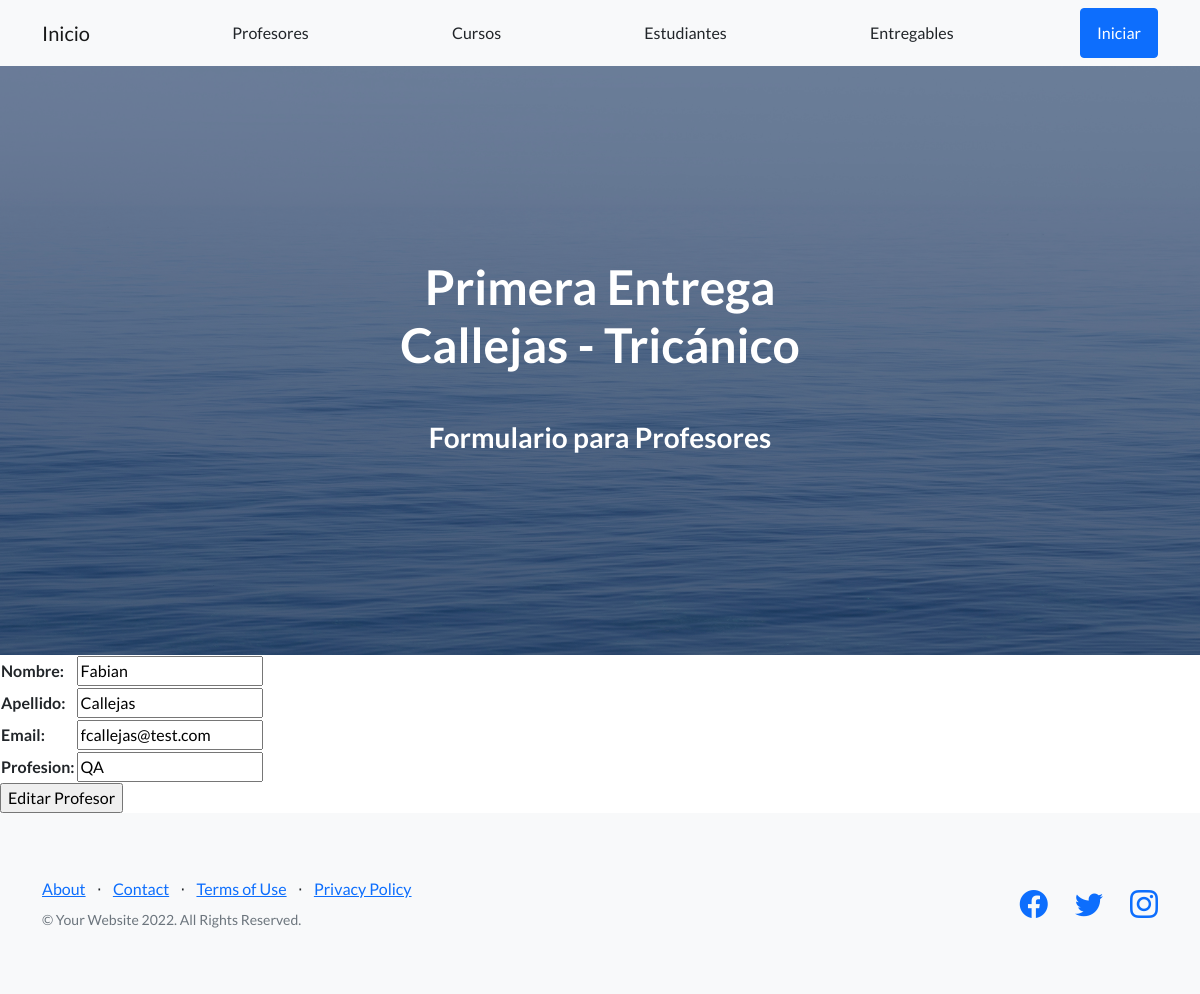
/appCoder/editarProfesor/Fabian, run on the app's committed database.
### AppCoder/models.py (models this page shows, shortened)
class Profesor (models.Model):
    nombre = models.CharField(max_length=30)
    apellido = models.CharField(max_length=30)
    email = models.EmailField()
    profesion = models.CharField(max_length=30)

### AppCoder/views.py (the view)
# urls.py: path('editarProfesor/<nombre>', editarProfesor, name='editarProfesor'),
def editarProfesor (request, nombre):
    profesor = Profesor.objects.get(nombre=nombre)
    if request.method == 'POST':
        miFormulario = ProfesorFormulario(request.POST)
        if miFormulario.is_valid():
            informacion = miFormulario.cleaned_data
            profesor.nombre = informacion ['nombre']
            profesor.apellido = informacion ['apellido']
            profesor.email = informacion ['email']
            profesor.profesion = informacion ['profesion']
            profesor.save()
            profesores = Profesor.objects.all()
            contexto = {'profesores':profesores}
            return render (request, "appCoder/profesores.html", contexto)
    else:
        miFormulario = ProfesorFormulario(initial= {'nombre': profesor.nombre, 'apellido': profesor.apellido, 'email': profesor.email ,'profesion': profesor.profesion})
        contexto = {'miFormulario':miFormulario,'nombre':nombre}
        return render(request, 'appCoder/editarProfesor.html' , contexto)

### AppCoder/forms.py
class ProfesorFormulario (forms.Form):
    nombre = forms.CharField(max_length=30)
    apellido = forms.CharField(max_length=30)
    email = forms.EmailField()
    profesion = forms.CharField(max_length=30)

### AppCoder/template/AppCoder/editarProfesor.html
{% extends "AppCoder/padre.html" %}
{% load static %}
{% block section_name %}
<h3>Formulario para Profesores</h3>
{% endblock %}
{% block contenidoQueCambia %}
<form action="{% url 'editarProfesor' nombre %}" method="POST">{% csrf_token %}
    <table>
    {{miFormulario.as_table}}
    </table>
    <input type= "submit" value="Editar Profesor">
</form>
{% endblock %}

### data on the page
Profesor: nombre "Fabian", apellido "Callejas", email "fcallejas@test.com", profesion "QA"
